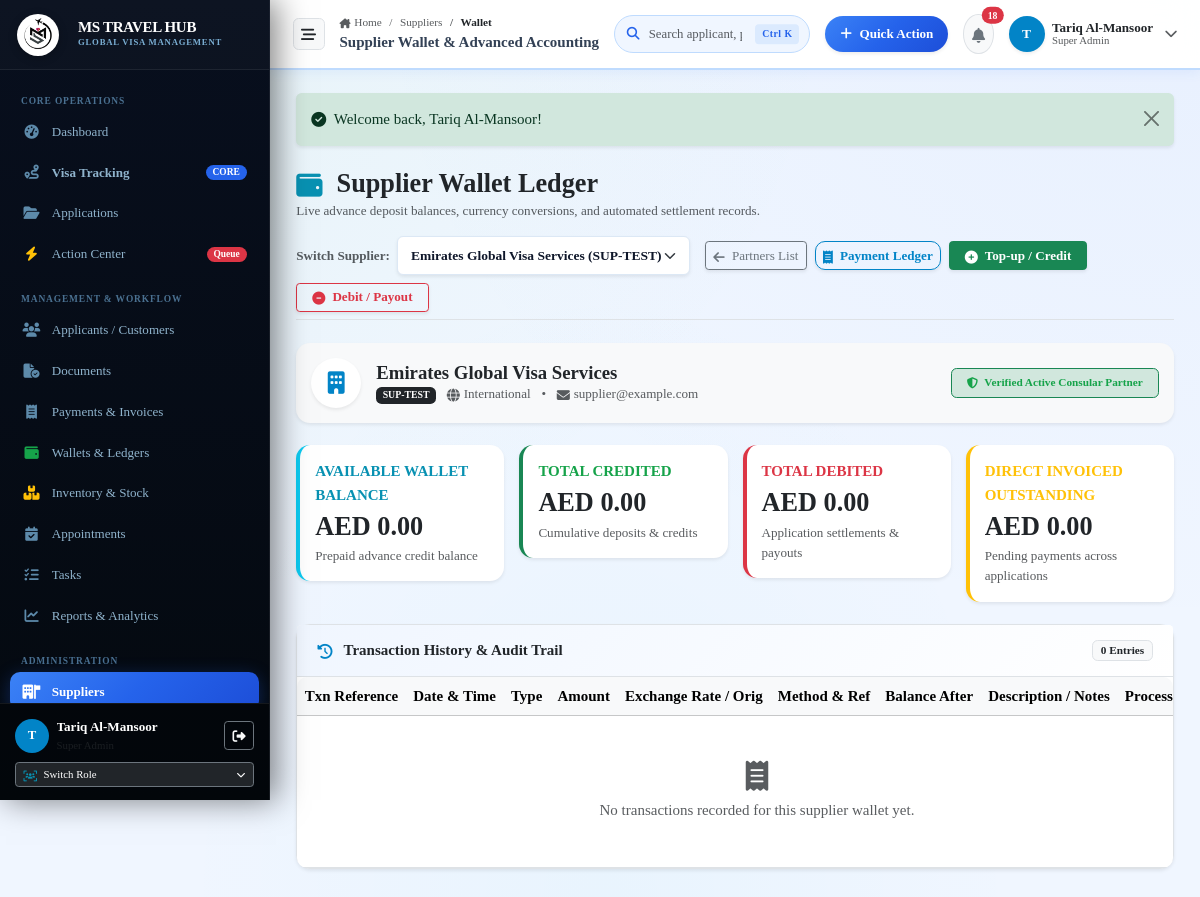
/suppliers/wallet?id=4 (signed in), run on the app's committed database.
### tables this page shows
CREATE TABLE suppliers (
    id INTEGER PRIMARY KEY AUTOINCREMENT,
    supplier_code TEXT NOT NULL UNIQUE,
    company_name TEXT NOT NULL,
    contact_person TEXT,
    mobile TEXT,
    whatsapp TEXT,
    email TEXT,
    country TEXT,
    address TEXT,
    payment_terms TEXT,
    bank_details TEXT,
    notes TEXT,
    is_active INTEGER DEFAULT 1,
    created_at DATETIME DEFAULT CURRENT_TIMESTAMP,
    updated_at DATETIME DEFAULT CURRENT_TIMESTAMP
, password_hash TEXT NULL, last_login_at DATETIME NULL, portal_enabled INTEGER DEFAULT 0);

### app/Controllers/SupplierController.php (called while the page is built, shortened)
<?php
class SupplierController
{
    public function wallet(): void
    {
        $pdo = Database::getConnection();
        $supplierId = (int)($_GET['id'] ?? $_GET['supplier_id'] ?? 0);
        $suppliers = $pdo->query("SELECT id, company_name, supplier_code, country, email, mobile FROM suppliers WHERE is_active = 1 ORDER BY company_name ASC")->fetchAll(PDO::FETCH_ASSOC);
        $currentSupplier = null;
        if ($supplierId > 0) {
            $stmt = $pdo->prepare("SELECT * FROM suppliers WHERE id = ?");
            $stmt->execute([$supplierId]);
            $currentSupplier = $stmt->fetch(PDO::FETCH_ASSOC);
        }
        $wallet = $supplierId > 0 ? WalletService::getOrCreateSupplierWallet($supplierId, 'AED') : [
            'id' => 0, 'supplier_id' => 0, 'currency' => 'AED', 'current_balance' => 0.00, 'total_credited' => 0.00, 'total_debited' => 0.00
        ];
        $transactions = $supplierId > 0 ? WalletService::getSupplierTransactions($supplierId, 100) : [];
        $outstanding = 0.0;
        if ($supplierId > 0) {
            $payStmt = $pdo->prepare("SELECT
                COALESCE(SUM(payable_amount), 0) as total_payables,
                COALESCE(SUM(paid_amount), 0) as total_paid
                FROM supplier_payments WHERE supplier_id = ?");
            $payStmt->execute([$supplierId]);
            $fin = $payStmt->fetch(PDO::FETCH_ASSOC);
            $totalPayables = (float)($fin['total_payables'] ?? 0);
            $totalPaid = (float)($fin['total_paid'] ?? 0);
            $outstanding = max(0.00, $totalPayables - $totalPaid);
        }
        require_once dirname(__DIR__) . '/Views/suppliers/wallet.php';
    }
}

### app/autoload.php (called while the page is built, shortened)
<?php
function e(?string $string): string {
    return htmlspecialchars((string)($string ?? ''), ENT_QUOTES, 'UTF-8');
}
function get_flash(): ?array {
    if (isset($_SESSION['flash'])) {
        $flash = $_SESSION['flash'];
        return $flash;
    }
    return null;
}

### app/Services/WalletService.php (called while the page is built, shortened)
<?php
class WalletService
{
    public static function getOrCreateSupplierWallet(int $supplierId, string $currency = 'USD'): array
    {
        $pdo = Database::getConnection();
        $stmt = $pdo->prepare("SELECT * FROM supplier_wallets WHERE supplier_id = ? LIMIT 1");
        $stmt->execute([$supplierId]);
        $wallet = $stmt->fetch(PDO::FETCH_ASSOC);
        if (!$wallet) {
            $pdo->prepare("INSERT INTO supplier_wallets (supplier_id, currency, current_balance, total_credited, total_debited) VALUES (?, ?, 0.00, 0.00, 0.00)")
                ->execute([$supplierId, $currency]);
            $stmt->execute([$supplierId]);
            $wallet = $stmt->fetch(PDO::FETCH_ASSOC);
        }
        return $wallet ?: [
            'id' => 0,
            'supplier_id' => $supplierId,
            'currency' => $currency,
            'current_balance' => 0.00,
            'total_credited' => 0.00,
            'total_debited' => 0.00
        ];
    }
    public static function getSupplierTransactions(int $supplierId, int $limit = 50): array
    {
        $pdo = Database::getConnection();
        $stmt = $pdo->prepare("SELECT swt.*, u.name as created_by_name
            FROM supplier_wallet_transactions swt
            LEFT JOIN users u ON swt.created_by = u.id
            WHERE swt.supplier_id = ?
            ORDER BY swt.created_at DESC
            LIMIT ?");
        $stmt->bindValue(1, $supplierId, PDO::PARAM_INT);
        $stmt->bindValue(2, $limit, PDO::PARAM_INT);
        $stmt->execute();
        return $stmt->fetchAll(PDO::FETCH_ASSOC);
    }
}

### app/Views/suppliers/wallet.php (the view, shortened to what this page needs)
<?php
$flash = get_flash();
require_once dirname(__DIR__) . '/layouts/header.php';
require_once dirname(__DIR__) . '/layouts/sidebar.php';
require_once dirname(__DIR__) . '/layouts/topbar.php';
?>
<div class="content-body">
  <?php if ($flash): ?>
    <div class="alert alert-<?= e($flash['type']) ?> alert-dismissible fade show mb-4 border-0 shadow-sm" role="alert">
      <div class="d-flex align-items-center gap-2">
        <i class="fa-solid <?= $flash['type'] === 'danger' ? 'fa-circle-exclamation' : ($flash['type'] === 'success' ? 'fa-circle-check' : 'fa-circle-info') ?>"></i>
        <span><?= e($flash['message']) ?></span>
      </div>
      <button type="button" class="btn-close" data-bs-dismiss="alert"></button>
    </div>
  <?php endif; ?>
  <div class="d-flex flex-wrap align-items-center justify-content-between gap-3 mb-4 pb-2 border-bottom">
    <div class="d-flex align-items-center gap-3">
      <div>
        <h3 class="fw-bold brand-font text-dark mb-0">
          <i class="fa-solid fa-wallet text-info me-2"></i> Supplier Wallet Ledger
        </h3>
        <p class="text-muted small mb-0">Live advance deposit balances, currency conversions, and automated settlement records.</p>
      </div>
    </div>
    <div class="d-flex flex-wrap align-items-center gap-2">
      <form method="GET" action="/suppliers/wallet" class="d-inline-flex align-items-center gap-2 me-2">
        <label for="supplierSelect" class="small fw-semibold text-muted text-nowrap">Switch Supplier:</label>
        <select name="id" id="supplierSelect" class="form-select form-select-sm fw-semibold shadow-sm" style="min-width: 220px;" onchange="this.form.submit()">
          <?php foreach ($suppliers as $s): ?>
            <option value="<?= $s['id'] ?>" <?= (int)$s['id'] === (int)$supplierId ? 'selected' : '' ?>>
              <?= e($s['company_name']) ?> (<?= e($s['supplier_code']) ?>)
            </option>
          <?php endforeach; ?>
        </select>
      </form>
      <a href="/suppliers" class="btn btn-outline-secondary btn-sm shadow-sm">
        <i class="fa-solid fa-arrow-left me-1"></i> Partners List
      </a>
      <a href="/suppliers/payments" class="btn btn-outline-primary btn-sm shadow-sm">
        <i class="fa-solid fa-receipt me-1"></i> Payment Ledger
      </a>
      <button type="button" class="btn btn-success btn-sm px-3 shadow-sm fw-semibold" data-bs-toggle="modal" data-bs-target="#topupSupplierModal">
        <i class="fa-solid fa-plus-circle me-1"></i> Top-up / Credit
      </button>
      <button type="button" class="btn btn-outline-danger btn-sm px-3 shadow-sm fw-semibold" data-bs-toggle="modal" data-bs-target="#debitSupplierModal">
        <i class="fa-solid fa-minus-circle me-1"></i> Debit / Payout
      </button>
    </div>
  </div>
  <?php if ($currentSupplier): ?>
    <div class="card card-enterprise border-0 shadow-sm mb-4 bg-light">
      <div class="card-body p-3">
        <div class="row align-items-center">
          <div class="col-md-6">
            <div class="d-flex align-items-center gap-3">
              <div class="rounded-circle bg-white shadow-sm p-3 d-flex align-items-center justify-content-center" style="width: 50px; height: 50px;">
                <i class="fa-solid fa-building text-primary fs-4"></i>
              </div>
              <div>
                <h5 class="fw-bold text-dark mb-0"><?= e($currentSupplier['company_name']) ?></h5>
                <div class="text-muted small">
                  <span class="badge bg-dark me-2"><?= e($currentSupplier['supplier_code']) ?></span>
                  <span><i class="fa-solid fa-globe me-1"></i><?= e($currentSupplier['country'] ?: 'International') ?></span>
                  <span class="mx-2">•</span>
                  <span><i class="fa-solid fa-envelope me-1"></i><?= e($currentSupplier['email'] ?: 'No email') ?></span>
                </div>
              </div>
            </div>
          </div>
          <div class="col-md-6 text-md-end mt-2 mt-md-0">
            <span class="badge bg-success-subtle text-success border border-success px-3 py-2 fs-7 fw-semibold">
              <i class="fa-solid fa-shield-halved me-1"></i> Verified Active Consular Partner
            </span>
          </div>
        </div>
      </div>
    </div>
    <div class="row g-3 mb-4">
      <div class="col-md-3">
        <div class="card card-enterprise border-0 shadow-sm border-start border-info border-4 p-3">
          <div class="text-xs fw-bold text-info text-uppercase mb-1">Available Wallet Balance</div>
          <div class="h3 mb-0 fw-bold text-dark">
            <?= e($wallet['currency'] ?? 'AED') ?> <?= number_format((float)$wallet['current_balance'], 2) ?>
          </div>
          <div class="text-muted small mt-1">Prepaid advance credit balance</div>
        </div>
      </div>
      <div class="col-md-3">
        <div class="card card-enterprise border-0 shadow-sm border-start border-success border-4 p-3">
          <div class="text-xs fw-bold text-success text-uppercase mb-1">Total Credited</div>
          <div class="h3 mb-0 fw-bold text-dark">
            <?= e($wallet['currency'] ?? 'AED') ?> <?= number_format((float)$wallet['total_credited'], 2) ?>
          </div>
          <div class="text-muted small mt-1">Cumulative deposits &amp; credits</div>
        </div>
      </div>
      <div class="col-md-3">
        <div class="card card-enterprise border-0 shadow-sm border-start border-danger border-4 p-3">
          <div class="text-xs fw-bold text-danger text-uppercase mb-1">Total Debited</div>
          <div class="h3 mb-0 fw-bold text-dark">
            <?= e($wallet['currency'] ?? 'AED') ?> <?= number_format((float)$wallet['total_debited'], 2) ?>
          </div>
          <div class="text-muted small mt-1">Application settlements &amp; payouts</div>
        </div>
      </div>
      <div class="col-md-3">
        <div class="card card-enterprise border-0 shadow-sm border-start border-warning border-4 p-3">
          <div class="text-xs fw-bold text-warning text-uppercase mb-1">Direct Invoiced Outstanding</div>
          <div class="h3 mb-0 fw-bold text-dark">
            AED <?= number_format($outstanding, 2) ?>
          </div>
          <div class="text-muted small mt-1">Pending payments across applications</div>
        </div>
      </div>
    </div>
    <div class="card card-enterprise shadow-sm border">
      <div class="card-header bg-white py-3 border-bottom d-flex justify-content-between align-items-center">
        <h6 class="fw-bold text-dark mb-0">
          <i class="fa-solid fa-clock-rotate-left me-2 text-primary"></i> Transaction History &amp; Audit Trail
        </h6>
        <span class="badge bg-light text-dark border"><?= count($transactions) ?> Entries</span>
      </div>
      <div class="table-responsive">
        <table class="table table-hover align-middle mb-0 font-sm">
          <thead class="table-light">
            <tr>
              <th>Txn Reference</th>
              <th>Date &amp; Time</th>
              <th>Type</th>
              <th>Amount</th>
              <th>Exchange Rate / Orig</th>
              <th>Method &amp; Ref</th>
              <th>Balance After</th>
              <th>Description / Notes</th>
              <th>Processed By</th>
            </tr>
          </thead>
          <tbody>
            <?php if (empty($transactions)): ?>
              <tr>
                <td colspan="9" class="text-center py-5 text-muted">
                  <i class="fa-solid fa-receipt fs-2 mb-2 d-block text-muted"></i>
                  No transactions recorded for this supplier wallet yet.
                </td>
              </tr>
            <?php endif; ?>
          </tbody>
        </table>
      </div>
    </div>
  <?php endif; ?>
</div>
<?php require_once dirname(__DIR__) . '/layouts/footer.php'; ?>

### data on the page
suppliers: company_name "Emirates Global Visa Services", supplier_code "SUP-TEST", country "International", email "supplier@example.com"

### other printed values
substr($currentUser['name'] ?? 'U', 0, 1) "T"
$currentUser['name'] "Tariq Al-Mansoor"
$roleName "Super Admin"
$segLabel "Suppliers"
$segLabel "Wallet"
$cleanTitle "Supplier Wallet & Advanced Accounting"
$unreadNotifs "18"
$currentUser['role_name'] "Super Admin"
$flash['message'] "Welcome back, Tariq Al-Mansoor!"
$wallet['currency'] "AED"
$wallet['current_balance'] "0.00"
$wallet['total_credited'] "0.00"
$wallet['total_debited'] "0.00"
$outstanding "0.00"
count($transactions) "0"
